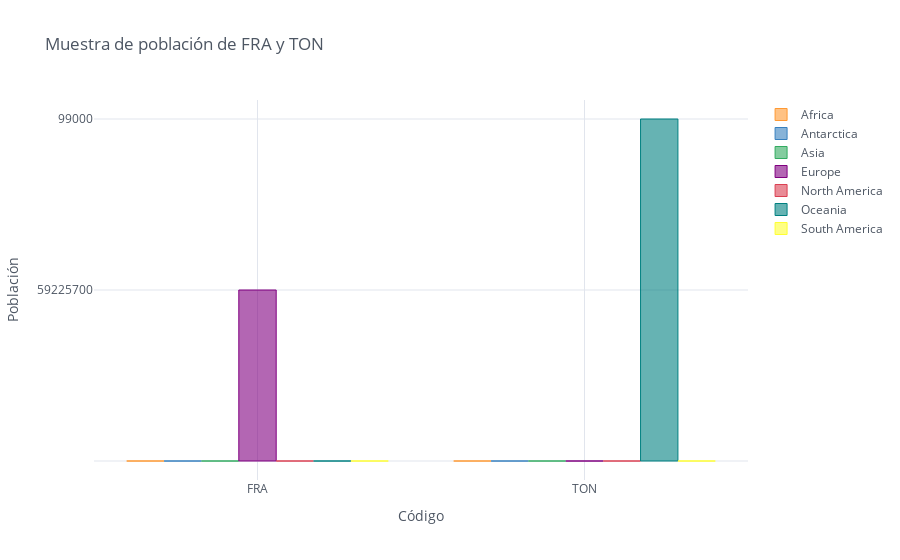

The code cell stored with this chart in its notebook:
### Code cell
# Barplot o grafico de barras
muestra_población = Data[Data.index.isin(["FRA", "TON"])]

# plotting
muestra_población.iplot(kind='bar', xTitle='Código',
                           yTitle='Población', title='Muestra de población de FRA y TON')

### Figure 1 — Plotly figure (JSON) as saved in the notebook; plotly's stock layout.template omitted (floating-point values rounded to 4 significant figures)
{"data": [{"marker": {"color": "rgba(255, 153, 51, 0.6)", "line": {"color": "rgba(255, 153, 51, 1.0)", "width": 1}}, "name": "Africa", "orientation": "v", "text": "", "type": "bar", "x": ["FRA", "TON"], "y": ["", ""]}, {"marker": {"color": "rgba(55, 128, 191, 0.6)", "line": {"color": "rgba(55, 128, 191, 1.0)", "width": 1}}, "name": "Antarctica", "orientation": "v", "text": "", "type": "bar", "x": ["FRA", "TON"], "y": ["", ""]}, {"marker": {"color": "rgba(50, 171, 96, 0.6)", "line": {"color": "rgba(50, 171, 96, 1.0)", "width": 1}}, "name": "Asia", "orientation": "v", "text": "", "type": "bar", "x": ["FRA", "TON"], "y": ["", ""]}, {"marker": {"color": "rgba(128, 0, 128, 0.6)", "line": {"color": "rgba(128, 0, 128, 1.0)", "width": 1}}, "name": "Europe", "orientation": "v", "text": "", "type": "bar", "x": ["FRA", "TON"], "y": [59225700, ""]}, {"marker": {"color": "rgba(219, 64, 82, 0.6)", "line": {"color": "rgba(219, 64, 82, 1.0)", "width": 1}}, "name": "North America", "orientation": "v", "text": "", "type": "bar", "x": ["FRA", "TON"], "y": ["", ""]}, {"marker": {"color": "rgba(0, 128, 128, 0.6)", "line": {"color": "rgba(0, 128, 128, 1.0)", "width": 1}}, "name": "Oceania", "orientation": "v", "text": "", "type": "bar", "x": ["FRA", "TON"], "y": ["", 99000]}, {"marker": {"color": "rgba(255, 255, 51, 0.6)", "line": {"color": "rgba(255, 255, 51, 1.0)", "width": 1}}, "name": "South America", "orientation": "v", "text": "", "type": "bar", "x": ["FRA", "TON"], "y": ["", ""]}], "layout": {"legend": {"bgcolor": "#FFFFFF", "font": {"color": "#4D5663"}}, "paper_bgcolor": "#FFFFFF", "plot_bgcolor": "#FFFFFF", "title": {"font": {"color": "#4D5663"}, "text": "Muestra de población de FRA y TON"}, "xaxis": {"gridcolor": "#E1E5ED", "showgrid": true, "tickfont": {"color": "#4D5663"}, "title": {"font": {"color": "#4D5663"}, "text": "Código"}, "zerolinecolor": "#E1E5ED"}, "yaxis": {"gridcolor": "#E1E5ED", "showgrid": true, "tickfont": {"color": "#4D5663"}, "title": {"font": {"color": "#4D5663"}, "text": "Población"}, "zerolinecolor": "#E1E5ED"}}}
